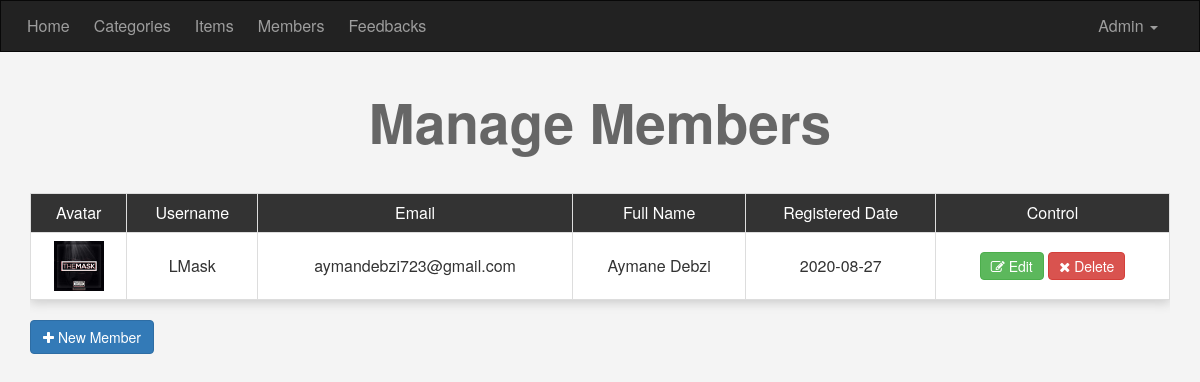
The app's page /admin/members.php (signed in) with its own data.
### tables this page shows
CREATE TABLE `users` (
  `UserID` int(11) NOT NULL COMMENT 'To Identify User',
  `Username` varchar(255) NOT NULL COMMENT 'Username To Login',
  `Password` varchar(255) NOT NULL COMMENT 'Password To Login',
  `Email` varchar(255) NOT NULL,
  `FullName` varchar(255) NOT NULL,
  `GroupID` int(11) NOT NULL DEFAULT 0 COMMENT 'Identify User Group',
  `TrustStatus` int(11) NOT NULL DEFAULT 0 COMMENT 'Seller Rank',
  `RegStatus` int(11) NOT NULL DEFAULT 0 COMMENT 'User Approval',
  `Date` date NOT NULL,
  `avatar` varchar(255) NOT NULL
);

### admin/members.php (the view, shortened to what this page needs)
<?php
	if (isset($_SESSION['Username'])) {
		include 'init.php';
		$do = isset($_GET['do']) ? $_GET['do'] : 'Manage';
		if ($do == 'Manage') {
			$query = '';
			$stmt = $con->prepare("SELECT * FROM users WHERE GroupID != 1 $query ORDER BY UserID DESC");
			$stmt->execute();
			$rows = $stmt->fetchAll();
			if (! empty($rows)) {
			?>
			<h1 class="text-center">Manage Members</h1>
			<div class="container">
				<div class="table-responsive">
					<table class="main-table manage-members text-center table table-bordered">
						<tr>
							<td>Avatar</td>
							<td>Username</td>
							<td>Email</td>
							<td>Full Name</td>
							<td>Registered Date</td>
							<td>Control</td>
						</tr>
						<?php
							foreach($rows as $row) {
								echo "<tr>";
									echo "<td>";
									if (empty($row['avatar'])) {
										echo "<img src='uploads/default.png' alt='' />";
									} else {
										echo "<img src='uploads/avatars/" . $row['avatar'] . "' alt='' />";
									}
									echo "</td>";
									echo "<td>" . $row['Username'] . "</td>";
									echo "<td>" . $row['Email'] . "</td>";
									echo "<td>" . $row['FullName'] . "</td>";
									echo "<td>" . $row['Date'] ."</td>";
									echo "<td>
										<a href='members.php?do=Edit&userid=" . $row['UserID'] . "' class='btn btn-success'><i class='fa fa-edit'></i> Edit</a>
										<a href='members.php?do=Delete&userid=" . $row['UserID'] . "' class='btn btn-danger confirm'><i class='fa fa-close'></i> Delete </a>";
									echo "</td>";
								echo "</tr>";
							}
						?>
					</table>
				</div>
				<a href="members.php?do=Add" class="btn btn-primary">
					<i class="fa fa-plus"></i> New Member
				</a>
			</div>
			<?php } ?>
		<?php
		}
		include $tpl . 'footer.php';
	} else {
		header('Location: index.php');
		exit();
	}
?>

### admin/layout/css/backend.css (style rules this page uses)
body { background-color: #F4F4F4; font-size: 16px; height: 800px; }
h1 { font-size: 55px; margin: 40px 0; font-weight: bold; color: #666; }
.manage-members img { width: 50px; height: 50px; }
.main-table { -webkit-box-shadow: 0 3px 10px #CCC; -moz-box-shadow: 0 3px 10px #CCC; box-shadow: 0 3px 10px #CCC; }
.main-table td { background-color: #FFF; vertical-align: middle !important; }
.main-table tr:first-child td { background-color: #333; color: #FFF; }
.main-table .btn { padding: 3px 10px; }

### records on screen
users: avatar (picture), Username "LMask", Email "aymandebzi723@gmail.com", FullName "Aymane Debzi", Date "2020-08-27"

### other values on screen
lang('HOME_ADMIN') "Home"
lang('CATEGORIES') "Categories"
lang('ITEMS') "Items"
lang('MEMBERS') "Members"
lang('FEEDBACKS') "Feedbacks"
